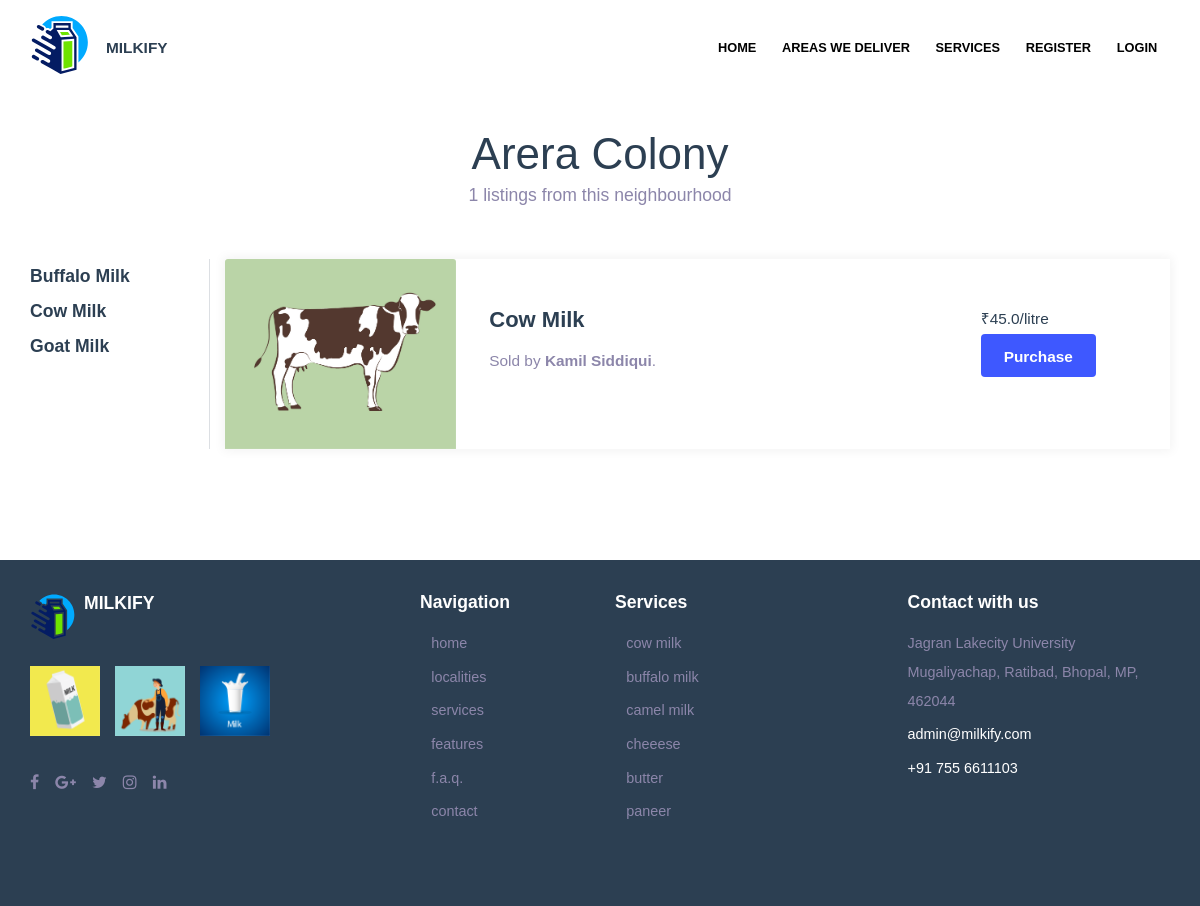
/locality/arera-colony/, run on the app's committed database.
### web/models.py (models this page shows, shortened)
class Locality(models.Model):
    id = models.AutoField(primary_key=True)
    name = models.CharField(max_length=100)
    slug = models.SlugField(max_length = 200, null = True, blank = True, unique=True)
    class Meta:
        verbose_name_plural = "Localities"

class Listing(models.Model):
    id = models.AutoField(primary_key=True)
    name = models.ForeignKey('Product', on_delete=models.CASCADE, blank=False)
    seller = models.ForeignKey('CustomUser', on_delete=models.CASCADE, blank=False)
    locality = models.ManyToManyField(Locality, blank=False)
    price = models.FloatField(blank=False)
    class Meta:
        verbose_name_plural = "Listings"

class Product(models.Model):
    id = models.AutoField(primary_key=True)
    name = models.CharField(max_length=100)
    def __str__(self):
        return self.name

class CustomUser(AbstractBaseUser, PermissionsMixin):
    USER_TYPE_CHOICES = (
      (1, 'Consumer'),
      (2, 'Farmer'),
    )
    id = models.AutoField(primary_key=True)
    email = models.EmailField(_('Email Address'), unique=True)
    first_name = models.CharField(_('First Name'), max_length=30, blank=True)
    last_name = models.CharField(_('Last Name'), max_length=30, blank=True)
    user_type = models.PositiveSmallIntegerField(_('user_type'), choices=USER_TYPE_CHOICES, null=True, blank=True)
    account_balance = models.FloatField(blank=True, null=True)
    date_joined = models.DateTimeField(_('Date Joined'), auto_now_add=True)
    is_active = models.BooleanField(_('Active'), default=True)
    is_staff = models.BooleanField(_('Staff'), default=True)
    objects = CustomUserManager()
    USERNAME_FIELD = 'email'
    REQUIRED_FIELDS = []
    def __str__(self):
        return self.first_name + ' ' + self.last_name
    class Meta:
        verbose_name = _('user')
        verbose_name_plural = _('users')

### web/views.py (the view)
# urls.py: path('locality/<slug:title>/', views.single_locality, name='single_locality'),
def single_locality(request, title):
    if request.method == 'GET':
        locality = Locality.objects.get(slug__iexact=title)
        listings = Listing.objects.all().filter(locality=locality.id)
        listings.count = len(listings)
        listing_list = list(listings)
        return render(request, 'view_locality.html', {"locality" : locality, "listings" : listings})
    else:
        return redirect('/')

### web/templates/view_locality.html (shortened to what this page needs)
{% extends 'base.html' %}
{% load static %}
{% block content %}
<div class="main d-flex align-items-center padding-8-6">
  <div class="container min-h" >
    <div class="row">
      <div class="heading-title text-center">
        <span class="display-4 display-5">{{ locality.name }}</span>
        <p>{{ listings.count }} listings from this neighbourhood</p>
      </div>
    </div>
    {% if listings.count == 0 %}
    <div class="card mx-auto mt-5">
      <div class="card-body d-flex p-5">
        <div class="row">
          <div class="col-sm-12 col-lg-4 col-md-4"><img src="{% static '/images/undraw_no_data_qbuo.png' %}"></div>
          <div class="col-sm-12 col-lg-8 col-md-8 my-auto">
            <div class="heading-title text-left">
              <span class="h4 text-warning">No vendors available</span>
              <p>Currently there are no available milk vendors in this area. Please check back later.</p>
            </div>
          </div>
        </div>
      </div>
    </div>
    {% else %}
    <div class="row milk-type-selector">
      <div class="col-sm-12 col-md-2 col-lg-2 milk-type-box">
        <ul class="pl-0 list-style-none">
          <li><a href="/"><span class="h6 mx_auto">Buffalo Milk</span></a></li>
          <li><a href="/"><span class="h6 mx_auto">Cow Milk</span></a></li>
          <li><a href="/"><span class="h6 mx_auto">Goat Milk</span></a></li>
        </ul>
      </div>
      <div class="col">
        {% for each_listing in listings %}
        <div class="row-12">
          <div class="card mx-auto {% if not forloop.first %}mt-4 {% endif %}pl-0">
            <div class="card-body d-flex py-0 pl-0">
              <div class="col-3 p-0">
                {% if each_listing.name|slugify == "buffalo-milk" %}
                <img class="card-img-top mr-3" src="{% static '/images/buffalo.jpg' %}" alt="img" style="max-width: 15rem;" />
                {% elif each_listing.name|slugify == "cow-milk" %}
                <img class="card-img-top mr-3" src="{% static '/images/cow.jpg' %}" alt="img" style="max-width: 15rem;" />
                {% elif each_listing.name|slugify == "goat-milk" %}
                <img class="card-img-top mr-3" src="{% static '/images/goat.jpg' %}" alt="img" style="max-width: 15rem;" />
                {% endif %}
              </div>
              <div class="col-7 pl-5 mt-5">
                  <div class="row"><span class="h5 mx_auto">{{ each_listing.name }}</span></div>
                  <div class="row">
                    <span>Sold by <b>{{ each_listing.seller }}</b>.</span>
                  </div>
              </div>
              <div class="col p-0 mt-5">
                <div class="row mb-1"><span class="text-dark">₹{{ each_listing.price }}/litre</span></div>
                <div class="row">
                  <form action="/purchase" method="post">
                    <button type="submit" class="btn btn-info">Purchase</button>
                  </form>
                </div>
              </div>
            </div>
          </div>
        </div>
        {% endfor %}
      </div>
    </div>
    {% endif %}
  </div>
</div>
{% endblock content %}

### web/static/css/custom.css (style rules this page uses)
@media only screen and (min-width: 768px) { .milk-type-box { border-right: 1px solid #adb5bd6e; } }
.list-style-none { list-style-type:none; }
.display-5 { font-size: 2.75rem; color: #2c3f52; font-weight: 300; line-height: 1.2; }
.min-h { min-height: 42vh!important; }

### data on the page
Locality: name "Arera Colony"
Listing: name "Cow Milk", seller "Kamil Siddiqui", price "45.0"

### other printed values
{{ listings.count }} "1"
